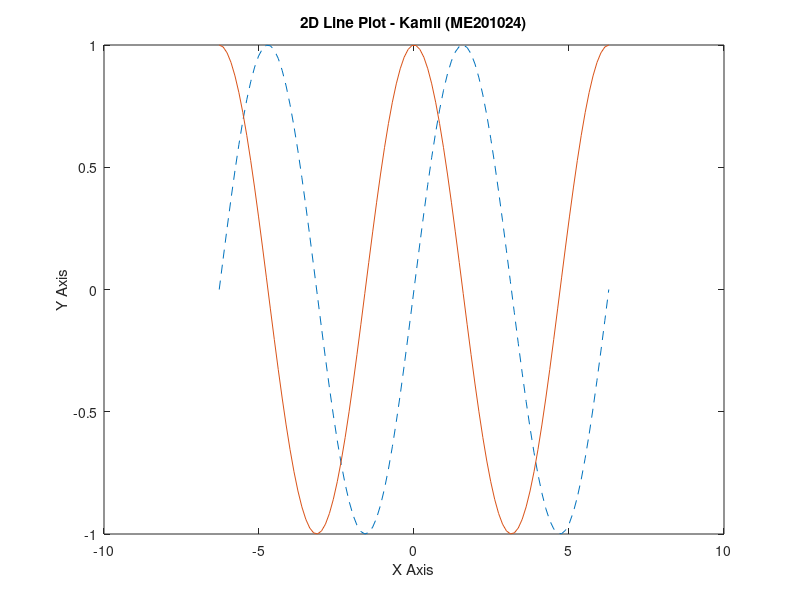

Write MATLAB code to recreate this figure.
%Lab 2
%Name and Reg# = Kamil Rasheed Siddiqui - ME201024
%Finding Roots and Plotting

%x = linspace(1,5,100);
x = linspace(-2*pi,2*pi);
%x = (1:3:100);
%x = (1:100);

y = 2+x;
y1 = sin(x);
y2 = cos(x);
y3 = tan(x);

%plot(x,y)
plot(x,y1, '--', x,y2)
title("2D Line Plot - Kamil (ME201024)")
xlabel("X Axis")
ylabel("Y Axis")

%xlim([1 150]);
%ylim([1 150]);